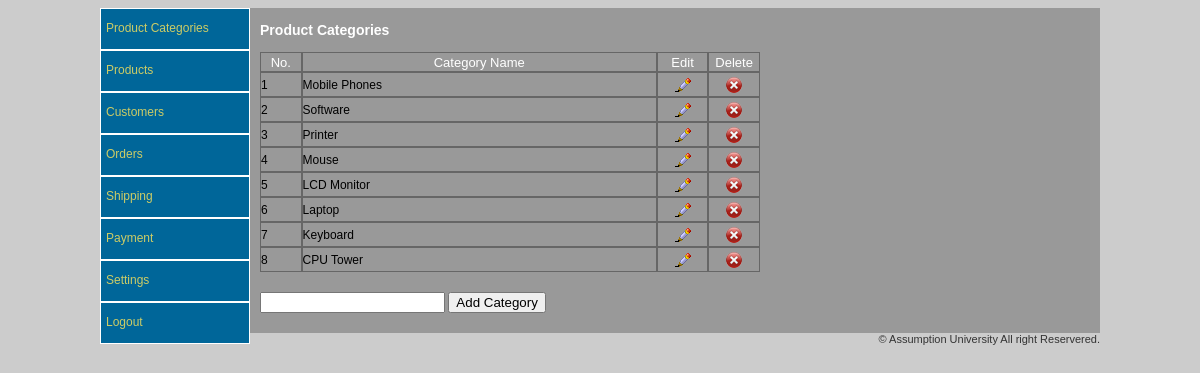
The page /admin/home.php (signed in) on the database its author committed.
### tables this page shows
CREATE TABLE IF NOT EXISTS `categories` (
  `categoriesid` int(11) NOT NULL AUTO_INCREMENT,
  `categoriesname` varchar(50) NOT NULL,
  PRIMARY KEY (`categoriesid`)
);

### admin/lib/function.php (called while the page is built, shortened)
<?
	function getData($sql){
		require('./config/connect.php');
		$result = mysqli_query($mydb, $sql);
		$i = 0;
		while($row = mysqli_fetch_array($result)){
			$data[$i++] = $row;
		}
		return $data;
	}
	function getRowCount($sql){
		require('./config/connect.php');
		$result = mysqli_query($mydb, $sql);
		$num = mysqli_num_rows($result);
		return $num;
	}
?>

### admin/categories.php (the view, shortened to what this page needs)
<?
	require_once('lib/function.php');
	$sql = "SELECT * FROM categories ORDER BY categoriesid desc";
	$rowcount = getRowCount($sql);
	$row = getData($sql);
?>
<h3>Product Categories</h3>
<table cellpadding="0" cellspacing="0" width="500px" class="displaytable">
<tr class="titletext" align="center" height="20px">
    <td width="40">No.</td>
	<td width="360">Category Name</td>
	<td width="50">Edit</td>
	<td width="50">Delete</td>
  </tr>
<?
	for($i=0; $i < $rowcount; $i++){
?>
	<tr height="25px">
		<td><? echo($i + 1) ?></td>
		<td><? echo($row[$i][1]) ?></td>
		<td align="center"><a href="?page=categoriesedit&id=<? echo($row[$i][0]) ?>"><img src="img/b_edit.png" width="16" height="16" /></a></td>
		<td align="center"><a href="?page=categoriesdelete&id=<? echo($row[$i][0]) ?>"  onClick="return confirm('Do you want to delete <? echo($row[$i][1]) ?> catogry?');"><img src="img/b_drop.png" width="16" height="16" /></a></td>
    </tr>
<?
	}
?>
</table>
<div class="space"></div>
<form action="?page=categoriesadd" method="post" onsubmit="return validcat();">
  <input type="text" name="name" id="name" />
  <input type="submit" value="Add Category" />
</form>
<div class="space"></div>

### admin/css/admin.css (style rules this page uses)
body { background-color:#CCCCCC; font-family:Verdana, Arial, Helvetica, sans-serif; font-size:12px; color:#000; }
h3 { color:#FFFFFF; }
a { color:#CCCC66; text-decoration:none; }
img { border:none; }
.displaytable tr td { border:solid #666666 1px; }
.titletext { color:#FFFFFF; font-size:13px; }
.space { height:20px; }

### rows shown on the page
categories: categoriesname "Mobile Phones"
categories: categoriesname "Software"
categories: categoriesname "Printer"
categories: categoriesname "Mouse"
categories: categoriesname "LCD Monitor"
categories: categoriesname "Laptop"
categories: categoriesname "Keyboard"
categories: categoriesname "CPU Tower"
